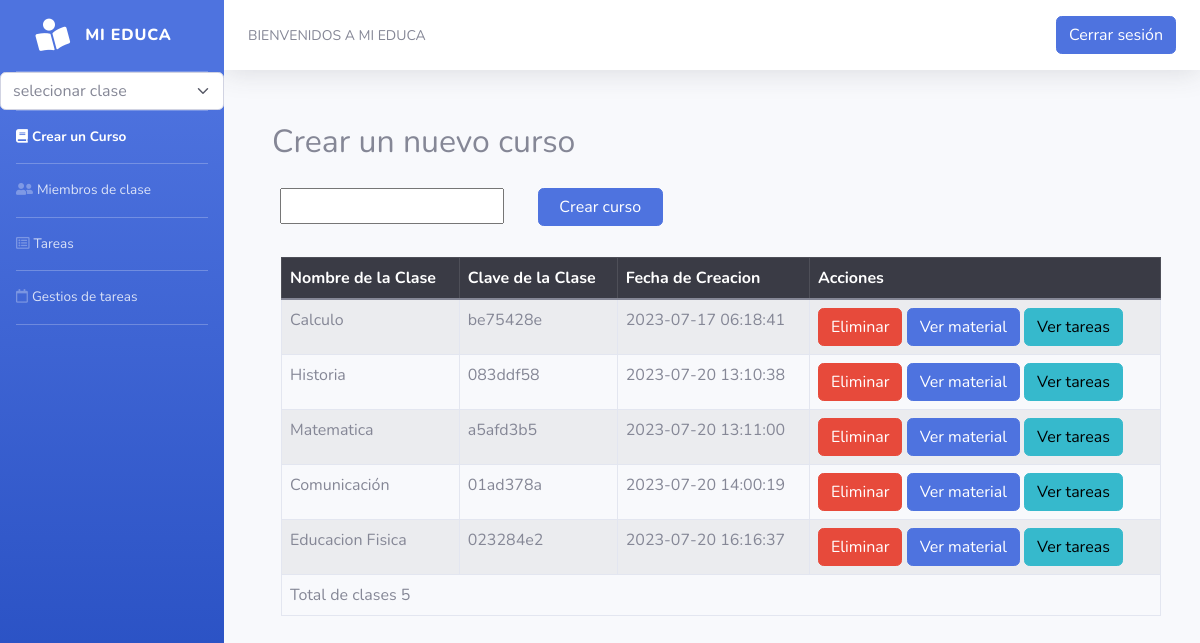
Screenshot of /crearclase.php (signed in) with the database file from the repository.
### tables this page shows
CREATE TABLE `clase` (
  `idclase` int(11) NOT NULL,
  `nombre` varchar(100) NOT NULL,
  `clave` varchar(30) NOT NULL,
  `Usuario` varchar(100) NOT NULL,
  `fecha` timestamp NOT NULL DEFAULT current_timestamp() ON UPDATE current_timestamp()
);

### crearclase.php (the view, shortened to what this page needs)
<?php
include('BD/conectar.php');
$busc="SELECT * FROM clase WHERE Usuario='".$_SESSION['user']."'";
$cone=mysqli_query($con,$busc);
$a=mysqli_fetch_assoc($cone);
?>
<!DOCTYPE html>
<html lang="en">
<head>
    <link rel="stylesheet" href="assets/bootstrap/css/bootstrap.min.css">
    <link rel="stylesheet" href="assets/fonts/fontawesome-all.min.css">
</head>
<body>
<?php include ('includes/menu.php')
 ?>
<?php include ('includes/arriba.php') ?>
<div class="container"><span style="font-size: 32px;">Crear un nuevo curso</span></div>
<form action="crearclase.php" method="post">
                <div class="container">
                    <input type="text" name="clase" style="width: 223.6px;height: 36px;margin: 8px;">
                    <button class="btn btn-primary" type="submit" style="width: 124.875px;margin: 22px;">Crear curso</button></div>
                <div class="container">
                </form>
                <form>
                    <div class="row">
                        <div class="col-md-12" style="width: 1200.6px;height: 175px;margin: 9px;">
                            <div class="table-responsive">
                                <table class="table table-striped table table-bordered" center>
                                    <thead class="table-dark" >
                                        <tr>
                                            <th>Nombre de la Clase</th>
                                            <th>Clave de la Clase</th>
                                            <th>Fecha de Creacion</th>
                                            <th>Acciones</th>
                                        </tr>
                                    </thead>
                                        <?php
                                        if($x>0){
                                            do{
                                                echo"<tr><td>".$a['nombre']."</td>";
                                                echo"<td>".$a['clave']."</td>";
                                                echo"<td>".$a['fecha']."</td>";
                                               echo"<td><a class='btn btn-danger' href='crearclase.php?e=".$a['idclase']."'>Eliminar</a>
                                               <a class='btn btn-primary' href='material.php?clave=".$a['clave']."'>Ver material</a>
                                               <a class='btn btn-info' href='tareas.php?clave=".$a['clave']."'>Ver tareas</a>
                                               </td>";
                                            }while($a=mysqli_fetch_assoc($cone));
                                            echo"<tr><td colspan='4'>Total de clases ".$x."</td></tr>";
                                        }else {
                                            echo"<tr><td colspan='4'>No hay clases</td></tr>";
                                        }
                                        ?>
                                </table >
                            </div>
                        </div>
                    </div>
                </form>
</body>
</html>

### rows the page displays
clase: nombre "Calculo", clave "be75428e", fecha "2023-07-17 06:18:41"
clase: nombre "Historia", clave "083ddf58", fecha "2023-07-20 13:10:38"
clase: nombre "Matematica", clave "a5afd3b5", fecha "2023-07-20 13:11:00"
clase: nombre "Comunicación", clave "01ad378a", fecha "2023-07-20 14:00:19"
clase: nombre "Educacion Fisica", clave "023284e2", fecha "2023-07-20 16:16:37"

### other values shown
$x "5"
